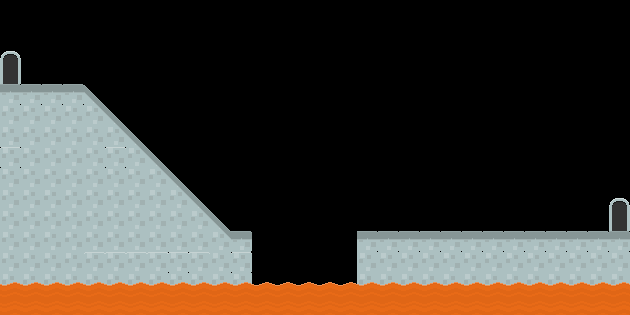

This game map was drawn from its Tiled (.tmx) file and the tilesets committed beside it. A one-line description and the full map source follow:
An orthogonal 30x15 tile map with 21x21 px tiles, 2 tile layers (Capa de patrones 1, daño) and 2 objects.

<map version="1.2" tiledversion="1.3.4" orientation="orthogonal" renderorder="right-down" width="30" height="15" tilewidth="21" tileheight="21" infinite="0" nextlayerid="6" nextobjectid="5">
 <tileset firstgid="1" name="spritesheet" tilewidth="21" tileheight="21" spacing="2" margin="2" tilecount="900" columns="30">
  <image source="sprites.png" width="692" height="692" />
 </tileset>
 <layer id="1" name="Capa de patrones 1" width="30" height="15">
  <data encoding="csv">
0,0,0,0,0,0,0,0,0,0,0,0,0,0,0,0,0,0,0,0,0,0,0,0,0,0,0,0,0,0,
0,0,0,0,0,0,0,0,0,0,0,0,0,0,0,0,0,0,0,0,0,0,0,0,0,0,0,0,0,0,
137,0,0,0,0,0,0,0,0,0,0,0,0,0,0,0,0,0,0,0,0,0,0,0,0,0,0,0,0,0,
138,0,0,0,0,0,0,0,0,0,0,0,0,0,0,0,0,0,0,0,0,0,0,0,0,0,0,0,0,0,
305,305,305,305,308,0,0,0,0,0,0,0,0,0,0,0,0,0,0,0,0,0,0,0,0,0,0,0,0,0,
333,333,333,333,338,308,0,0,0,0,0,0,0,0,0,0,0,0,0,0,0,0,0,0,0,0,0,0,0,0,
333,333,333,333,333,338,308,0,0,0,0,0,0,0,0,0,0,0,0,0,0,0,0,0,0,0,0,0,0,0,
335,333,333,333,333,335,338,308,0,0,0,0,0,0,0,0,0,0,0,0,0,0,0,0,0,0,0,0,0,0,
333,333,333,333,333,333,333,338,308,0,0,0,0,0,0,0,0,0,0,0,0,0,0,0,0,0,0,0,0,0,
333,333,333,333,333,333,333,333,338,308,0,0,0,0,0,0,0,0,0,0,0,0,0,0,0,0,0,0,0,137,
333,333,333,333,333,333,333,333,333,338,308,0,0,0,0,0,0,0,0,0,0,0,0,0,0,0,0,0,0,138,
333,333,333,333,333,333,333,333,333,333,338,305,0,0,0,0,0,305,305,305,305,305,305,305,305,305,305,305,305,305,
333,333,333,333,333,333,333,333,335,333,333,335,0,0,0,0,0,333,333,333,333,333,333,333,333,333,333,333,333,333,
333,333,333,333,333,333,333,333,333,333,333,333,0,0,0,0,0,333,333,333,333,333,333,333,333,333,333,333,333,333,
333,333,333,333,333,333,333,333,333,333,333,333,0,0,0,0,0,335,335,335,335,335,335,335,335,335,335,335,335,335
</data>
 </layer>
 <layer id="2" name="daño" width="30" height="15">
  <data encoding="csv">
0,0,0,0,0,0,0,0,0,0,0,0,0,0,0,0,0,0,0,0,0,0,0,0,0,0,0,0,0,0,
0,0,0,0,0,0,0,0,0,0,0,0,0,0,0,0,0,0,0,0,0,0,0,0,0,0,0,0,0,0,
0,0,0,0,0,0,0,0,0,0,0,0,0,0,0,0,0,0,0,0,0,0,0,0,0,0,0,0,0,0,
0,0,0,0,0,0,0,0,0,0,0,0,0,0,0,0,0,0,0,0,0,0,0,0,0,0,0,0,0,0,
0,0,0,0,0,0,0,0,0,0,0,0,0,0,0,0,0,0,0,0,0,0,0,0,0,0,0,0,0,0,
0,0,0,0,0,0,0,0,0,0,0,0,0,0,0,0,0,0,0,0,0,0,0,0,0,0,0,0,0,0,
0,0,0,0,0,0,0,0,0,0,0,0,0,0,0,0,0,0,0,0,0,0,0,0,0,0,0,0,0,0,
0,0,0,0,0,0,0,0,0,0,0,0,0,0,0,0,0,0,0,0,0,0,0,0,0,0,0,0,0,0,
0,0,0,0,0,0,0,0,0,0,0,0,0,0,0,0,0,0,0,0,0,0,0,0,0,0,0,0,0,0,
0,0,0,0,0,0,0,0,0,0,0,0,0,0,0,0,0,0,0,0,0,0,0,0,0,0,0,0,0,0,
0,0,0,0,0,0,0,0,0,0,0,0,0,0,0,0,0,0,0,0,0,0,0,0,0,0,0,0,0,0,
0,0,0,0,0,0,0,0,0,0,0,0,0,0,0,0,0,0,0,0,0,0,0,0,0,0,0,0,0,0,
0,0,0,0,335,335,335,335,335,335,0,0,0,0,0,0,0,0,0,0,0,0,0,0,0,0,0,0,0,0,
14,14,14,14,14,14,14,14,14,14,14,14,14,14,14,14,14,14,14,14,14,14,14,14,14,14,14,14,14,14,
43,43,43,43,43,43,43,43,43,43,43,43,43,43,43,43,43,43,43,43,43,43,43,43,43,43,43,43,43,43
</data>
 </layer>
 <objectgroup id="3" name="col_daño">
  <object id="1" x="0" y="283.5" width="630" height="31.5" />
 </objectgroup>
 <objectgroup id="5" name="col_piso">
  <object id="4" x="0" y="84">
   <polygon points="0,0 84,0 231,147 252,147 252,231 357,231 357,147 630,147 630,231 0,231" />
  </object>
 </objectgroup>
</map>
